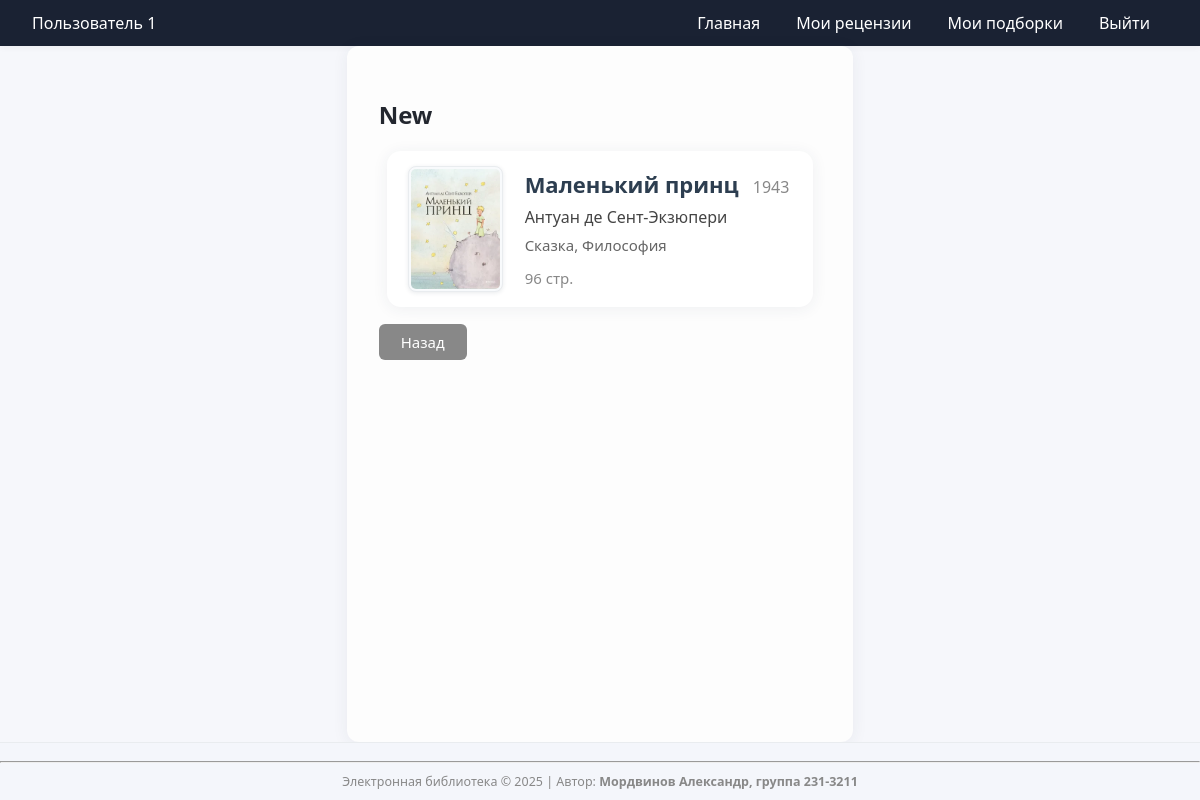
/collections/1 (signed in), run on the app's committed database.
### models.py (models this page shows)
class User(UserMixin, db.Model):
    __tablename__ = 'users'
    id: int = db.Column(db.Integer, primary_key=True)
    username: str = db.Column(db.String(64), unique=True, nullable=False)
    password_hash: str = db.Column(db.String(128), nullable=False)
    last_name: str = db.Column(db.String(64), nullable=False)
    first_name: str = db.Column(db.String(64), nullable=False)
    middle_name: str = db.Column(db.String(64))
    role_id: int = db.Column(db.Integer, db.ForeignKey('roles.id'), nullable=False)
    reviews = db.relationship('Review', backref='user', lazy=True)
    collections = db.relationship('Collection', backref='user', lazy=True)

class Collection(db.Model):
    __tablename__ = 'collections'
    id = db.Column(db.Integer, primary_key=True)
    name = db.Column(db.String(128), nullable=False)
    user_id = db.Column(db.Integer, db.ForeignKey('users.id'), nullable=False)
    books = db.relationship('Book', secondary='collections_books', back_populates='collections')

class Book(db.Model):
    __tablename__ = 'books'
    id: int = db.Column(db.Integer, primary_key=True)
    title: str = db.Column(db.String(255), nullable=False)
    description: str = db.Column(db.Text, nullable=False)
    year: int = db.Column(db.Integer, nullable=False)
    publisher: str = db.Column(db.String(128), nullable=False)
    author: str = db.Column(db.String(128), nullable=False)
    pages: int = db.Column(db.Integer, nullable=False)
    genres = db.relationship('Genre', secondary='books_genres', back_populates='books')
    cover_id: int = db.Column(db.Integer, db.ForeignKey('covers.id', ondelete='SET NULL'))
    cover = db.relationship('Cover', backref='books', foreign_keys=[cover_id])
    reviews = db.relationship('Review', backref='book', lazy=True, cascade="all, delete-orphan")
    collections = db.relationship('Collection', secondary='collections_books', back_populates='books')

class Cover(db.Model):
    __tablename__ = 'covers'
    id: int = db.Column(db.Integer, primary_key=True)
    filename: str = db.Column(db.String(255), nullable=False)
    mime_type: str = db.Column(db.String(64), nullable=False)
    md5_hash: str = db.Column(db.String(32), nullable=False, unique=True)

class Genre(db.Model):
    __tablename__ = 'genres'
    id: int = db.Column(db.Integer, primary_key=True)
    name: str = db.Column(db.String(64), unique=True, nullable=False)
    books = db.relationship('Book', secondary='books_genres', back_populates='genres')

### app.py (the view)
@app.route('/collections/<int:collection_id>')
@login_required
def collection_view(collection_id):
    collection = Collection.query.get_or_404(collection_id)
    if collection.user_id != current_user.id:
        abort(403)
    return render_template('collection_view.html', collection=collection)

### app.py (called while the page is built)
@login_manager.user_loader
def load_user(user_id):
    return db.session.get(User, int(user_id))

### templates/collection_view.html (shortened to what this page needs)
{% extends 'base.html' %}
{% block content %}
<h2>{{ collection.name }}</h2>
<div class="books-cards-list">
    {% for book in collection.books %}
    <div class="book-card">
        <div class="book-card-cover">
            {% if book.cover %}
                <img src="/static/covers/{{ book.cover.filename }}" alt="Обложка">
            {% else %}
                <div class="book-card-cover-placeholder">&#128214;</div>
            {% endif %}
        </div>
        <div class="book-card-info">
            <div class="book-card-title-row">
                <a href="{{ url_for('book_view', book_id=book.id) }}" class="book-card-title">{{ book.title }}</a>
                <span class="book-card-year">{{ book.year }}</span>
            </div>
            <div class="book-card-author">
                {{ book.author }}
            </div>
            <div class="book-card-genres">
                {% for genre in book.genres %}
                    {{ genre.name }}{% if not loop.last %}, {% endif %}
                {% endfor %}
            </div>
            <div class="book-card-meta">
                <span class="book-card-pages">{{ book.pages }} стр.</span>
            </div>
        </div>
    </div>
    {% endfor %}
</div>
<a href="{{ url_for('my_collections') }}" class="btn" style="background:#888;">Назад</a>
{% endblock %}

### templates/base.html (shortened to what this page needs)
<!DOCTYPE html>
<html lang="ru">
<head>
    <link rel="stylesheet" href="/static/style.css">
</head>
<body>
    <nav>
        <div class="nav-left">
            {% if current_user.is_authenticated %}
                <span class="nav-user">
                    {{ current_user.first_name }} {{ current_user.last_name }}
                </span>
            {% else %}
                <span class="nav-user">Гость</span>
            {% endif %}
        </div>
        <div class="nav-right">
            <a href="/">Главная</a>
            {% if current_user.is_authenticated %}
                {% if current_user.role.name == 'user' %}
                    <a href="/my-reviews">Мои рецензии</a>
                    <a href="/collections">Мои подборки</a>
                {% elif current_user.role.name == 'moderator' %}
                    <a href="/moderate">Модерация рецензий</a>
                {% endif %}
                <a href="/logout">Выйти</a>
            {% else %}
                <a href="/login">Войти</a>
            {% endif %}
        </div>
    </nav>
    <main>
        {% block content %}{% endblock %}
    </main>
    <footer>
        <hr>
        <small>Электронная библиотека &copy; 2025 | Автор: <b>Мордвинов Александр, группа 231-3211</b></small>
    </footer>
</body>
</html>

### static/style.css (style rules this page uses)
body { font-family: 'Segoe UI', Arial, sans-serif; margin: 0; padding: 0; background: #f6f7fb; color: #23272f; }
nav { background: #1a2233; color: #fff; padding: 12px 0 12px 30px; box-shadow: 0 2px 6px rgba(0,0,0,0.04); }
nav a { color: #fff; margin-right: 18px; text-decoration: none; font-weight: 500; transition: color 0.2s; }
nav span { margin-left: 30px; font-weight: 400; color: #ffb347; }
main { max-width: 1600px; margin: 0 auto; background: #fdfdfd; padding: 32px 32px 24px 32px; border-radius: 12px; box-shadow: 0 2px 16px rgba(44,62,80,0.07); }
footer { text-align: center; margin: 0; color: #888; font-size: 15px; background: #f6f7fb; }
.btn, .btn-small, button, input[type="submit"] { background: #1a2233; color: #fff; border: none; padding: 8px 22px; border-radius: 6px; font-size: 15px; cursor: pointer; margin: 3px 0; transition: background 0.2s, color 0.2s; font-family: inherit; }
.btn, .btn-small, a.btn, a.btn-small { text-decoration: none !important; }
img[src*="covers/"] { border: 1px solid #e9ecef; background: #f8fafc; padding: 2px; max-height: 200px; max-width: 100%; }

### templates/base.html (style rules this page uses)
html, body { height: 100%; }
body { min-height: 100vh; display: flex; flex-direction: column; }
main { flex: 1 0 auto; }
nav { display: flex; justify-content: space-between; align-items: center; padding-right: 32px; padding-left: 32px; }
.nav-left { display: flex; align-items: center; gap: 18px; }
.nav-user { color: #fff; font-weight: 500; margin-left: 0; }
.nav-right { display: flex; align-items: center; gap: 18px; }
.nav-right a { margin-left: 0; }
footer { text-align: center; padding: 10px 0; background-color: #f4f6fb; border-top: 1px solid #e9ecef; box-sizing: border-box; }

### templates/collection_view.html (style rules this page uses)
.books-cards-list { display: flex; flex-direction: column; gap: 18px; max-width: 1100px; margin: 0 auto 24px auto; padding: 0 8px; }
.book-card { display: flex; gap: 24px; background: #fff; border-radius: 14px; box-shadow: 0 2px 16px rgba(44,62,80,0.07); padding: 18px 24px; align-items: flex-start; transition: box-shadow 0.2s; }
.book-card-cover { width: 90px; min-width: 90px; height: 120px; display: flex; align-items: center; justify-content: center; }
.book-card-cover img { width: 90px; height: 120px; object-fit: cover; border-radius: 8px; background: #f8fafc; border: 1px solid #e9ecef; box-shadow: 0 1px 4px rgba(44,62,80,0.10); }
.book-card-info { flex: 1 1 auto; display: flex; flex-direction: column; gap: 7px; }
.book-card-title-row { display: flex; align-items: baseline; gap: 14px; }
.book-card-title { font-size: 22px; font-weight: 700; color: #2d3e50; text-decoration: none; }
.book-card-year { font-size: 16px; color: #888; font-weight: 500; }
.book-card-author { font-size: 16px; color: #444; }
.book-card-genres { font-size: 15px; color: #666; }
.book-card-meta { display: flex; gap: 18px; margin-top: 6px; font-size: 15px; color: #444; }
.book-card-pages { color: #888; }

### data on the page
User: first_name "Пользователь", last_name "1"
Collection: name "New"
Book: cover.filename (picture), title "Маленький принц", year "1943", author "Антуан де Сент-Экзюпери", pages "96"
Genre: name "Сказка"
Genre: name "Философия"
